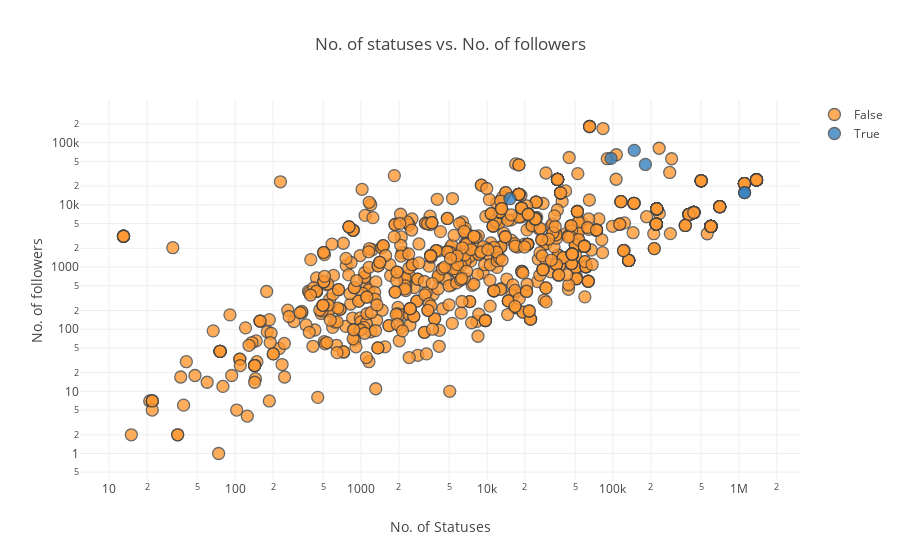

The code cell stored with this chart in its notebook:
### Code cell
#correlation between Tweeting Frequency and Followers
#Plot the number of statuses per user vs. number of followers per user.
#Differentiate between verified and non-verified users in our plot.

df.iplot(x='User_statuses_count', y = 'user_followers', mode='markers'
        , categories='User_verified',layout=dict(
        xaxis=dict(type='log', title='No. of Statuses'),
        yaxis=dict(type='log', title='No. of followers'),
        title='No. of statuses vs. No. of followers'))

### Figure 1 — Plotly figure (JSON) as saved in the notebook; plotly's stock layout.template omitted (floating-point values rounded to 4 significant figures; data arrays with more than 128 entries replaced by an {"elided": "..."} marker saying what was removed)
{"data": [{"marker": {"color": "rgba(255, 153, 51, 1.0)", "line": {"width": 1.3}, "opacity": 0.8, "size": 12, "symbol": "circle"}, "mode": "markers", "name": "False", "textfont": {"color": "#4D5663"}, "type": "scatter", "uid": "0e3379d7-0c26-44ad-baf9-d966b372aab5", "x": {"elided": "994 int values"}, "y": {"elided": "994 int values"}}, {"marker": {"color": "rgba(55, 128, 191, 1.0)", "line": {"width": 1.3}, "opacity": 0.8, "size": 12, "symbol": "circle"}, "mode": "markers", "name": "True", "textfont": {"color": "#4D5663"}, "type": "scatter", "uid": "5731e501-9a67-4ce0-a979-c7a5910c4d9f", "x": [147548, 96599, 180948, 15207, 1108895, 1108895], "y": [75372, 55967, 44659, 12580, 15712, 15712]}], "layout": {"title": {"text": "No. of statuses vs. No. of followers"}, "xaxis": {"title": {"text": "No. of Statuses"}, "type": "log"}, "yaxis": {"title": {"text": "No. of followers"}, "type": "log"}}}
